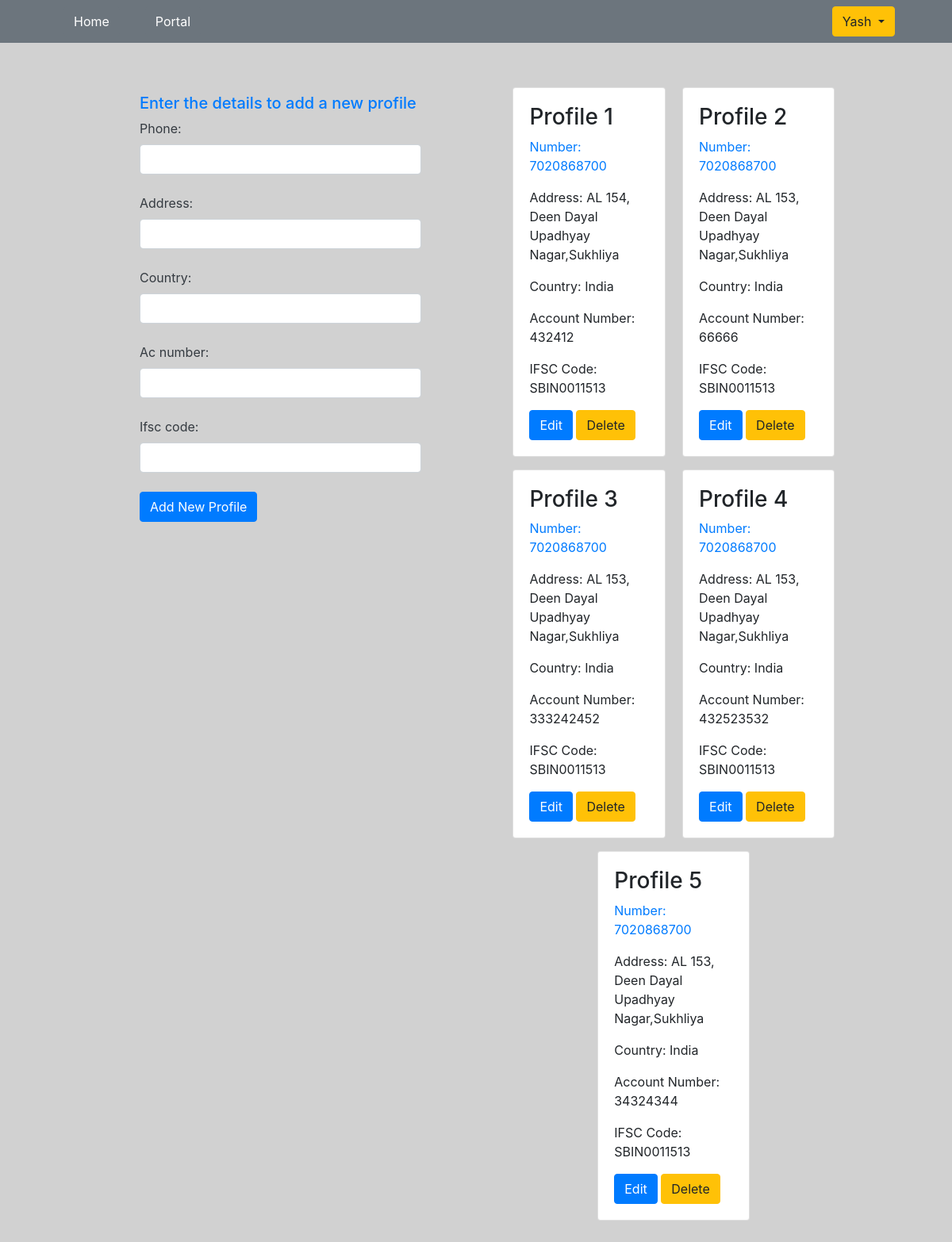
Page /profile/ (signed in) on the committed database.
### Donation_Portal/models.py (models this page shows, shortened)
class Customer(models.Model):
    user = models.ForeignKey(User,on_delete=models.CASCADE)
    phone = models.IntegerField()
    address = models.CharField(max_length=50)
    country = models.CharField(max_length=20)
    ac_number = models.IntegerField(unique=True)
    ifsc_code = models.CharField(max_length=11)

### Donation_Portal/views.py (the view, shortened to what this page needs)
# urls.py: path('profile/', views.ProfileView.as_view(), name='profile'),
@method_decorator(login_required,name='dispatch')
class ProfileView(View):
    def get(self,request):
        proff = Customer.objects.filter(user=request.user)
        form = CustomerProfileForm()
        return render(request,'profile.html',{'form':form,'proff':proff,'active':'btn-primary'})

### Donation_Portal/forms.py
class CustomerProfileForm(forms.ModelForm):
    class Meta:
        model = Customer
        fields = ['phone','address','country','ac_number', 'ifsc_code']
        widgets = {'phone':forms.NumberInput(attrs={'class':'form-control'}),
        'address':forms.TextInput(attrs={'class':'form-control'}),
        'country':forms.TextInput(attrs={'class':'form-control'}),
        'ac_number':forms.NumberInput(attrs={'class':'form-control'}),
        'ifsc_code':forms.TextInput(attrs={'class':'form-control'})}

### Donation_Portal/templates/profile.html (shortened to what this page needs)
{% extends 'base.html' %}
{% load static %}
{% block content %}
<div class="d-flex p-2">
  <div class="p-5 w-50 mr-4 ml-4">
   <form  action="" method="post">
    <div class="h5 text-primary">
      Enter the details to add a new profile
    </div>
    {% for fm in form%}
      <div>
        <div class="text-dark">
          {{fm.label_tag}} {{fm}}
        </div>
        <small class="text-danger">{{fm.errors|striptags}}</small><br>
      </div>
    {% endfor %}
      <div class="">
        <input type="submit" class="btn btn-primary mb-3" value="Add New Profile">
      </div>
   </form>
  </div>
  <div class="d-flex p-4 w-50 mr-4 ml-4">
    <div class="row">
     {% for prf in proff  %}
        <div class="card" style="width: 45%; margin: auto; margin-top: 1rem;">
          <div class="card-body">
        <h3>Profile {{forloop.counter}}</h3>
        <p class="text-primary">Number: {{prf.phone}}</p>
        <p>Address: {{prf.address}}</p>
        <p>Country: {{prf.country}}</p>
        <p>Account Number: {{prf.ac_number}}</p>
        <p>IFSC Code: {{prf.ifsc_code}}</p>
          <a class="btn btn-primary margin-auto" href="#">Edit</a>
          <a class="btn btn-warning margin-auto" href="#">Delete</a>
      </div>
      </div>
     {% endfor %}
    </div>
   </div>
  </div>
</div>
{% endblock content %}

### Donation_Portal/templates/base.html (shortened to what this page needs)
{% load static %}
<!DOCTYPE html>
<html lang="en">
<head>
    <link rel="stylesheet" href="{% static 'main.css' %}" type="text/css">
    <link rel="stylesheet" href="https://cdn.jsdelivr.net/npm/bootstrap@4.4.1/dist/css/bootstrap.min.css">
</head>
<body>
<nav class="navbar navbar-expand-lg navbar-dark bg-secondary">
<ul class="navbar-nav mr-auto ml-5">
    <li class="nav-item active ml-2 mr-2"><a class="btn btn-secondary ml-2 mr-2" href="/">Home</a></li>
    <li class="nav-item active ml-2 mr-2"><a class="btn btn-secondary ml-2 mr-2" href="/portal">Portal</a></li>
</ul>
<ul class="navbar-nav mr-5 ml-auto">
  {% if request.user.is_authenticated %}
       <div class="dropdown">
        <button class="btn btn-warning dropdown-toggle ml-2 mr-2" type="button" id="dropdownMenuButton" data-toggle="dropdown" aria-haspopup="true" aria-expanded="false">
          {{request.user.username|capfirst}}
        </button>
      </div>
  {% endif %}
</ul>
</nav>
<div class="pl-5 pr-5" style="background-color: #d1d1d1;">
  <div class="ml-5 mr-5 pt-2 pb-2" >
    {% block content %}{% endblock %}
  </div>
</body>
</html>

### rows in the picture
Customer: phone "7020868700", address "AL 154, Deen Dayal Upadhyay Nagar,Sukhliya", country "India", ac_number "432412", ifsc_code "SBIN0011513"
Customer: phone "7020868700", address "AL 153, Deen Dayal Upadhyay Nagar,Sukhliya", country "India", ac_number "66666", ifsc_code "SBIN0011513"
Customer: phone "7020868700", address "AL 153, Deen Dayal Upadhyay Nagar,Sukhliya", country "India", ac_number "333242452", ifsc_code "SBIN0011513"
Customer: phone "7020868700", address "AL 153, Deen Dayal Upadhyay Nagar,Sukhliya", country "India", ac_number "432523532", ifsc_code "SBIN0011513"
Customer: phone "7020868700", address "AL 153, Deen Dayal Upadhyay Nagar,Sukhliya", country "India", ac_number "34324344", ifsc_code "SBIN0011513"

### other values in the picture
{{ request.user.username|capfirst }} "Yash"
{{ fm.label_tag }} "Phone:" "Address:" "Country:" "Ac number:" "Ifsc code:"
